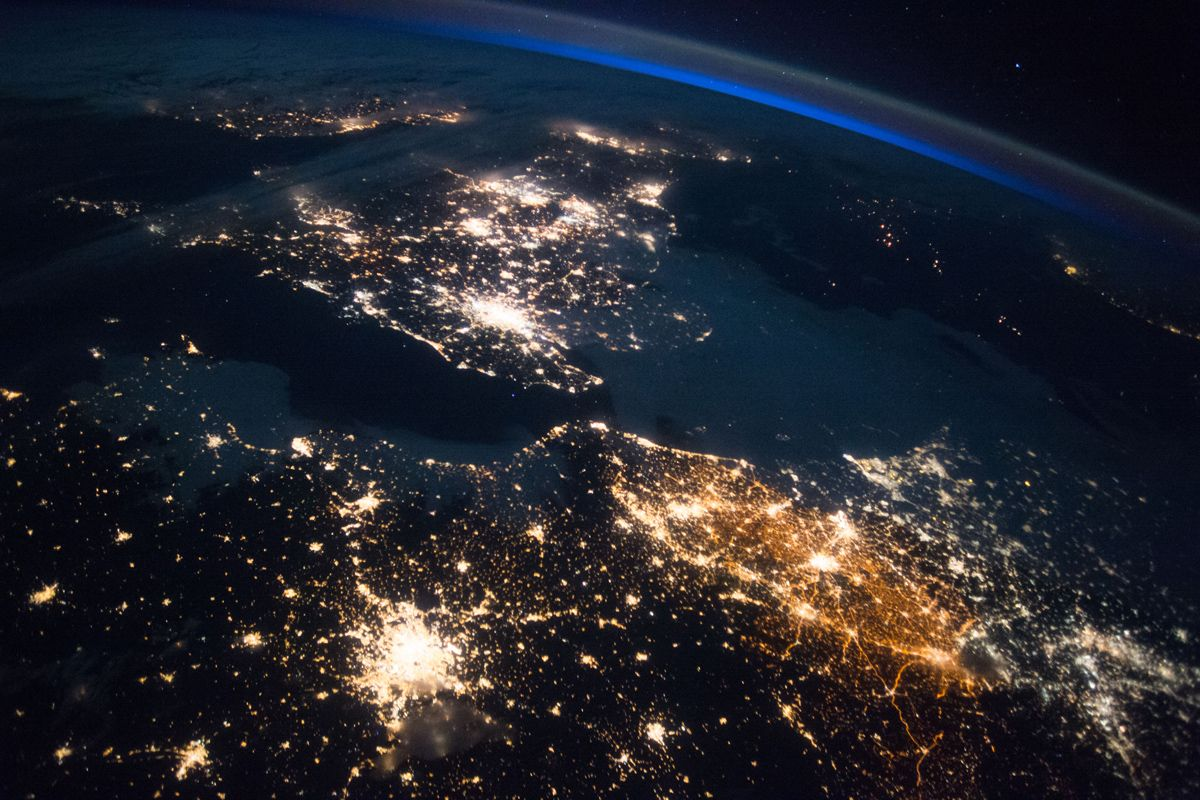
#> input picture data/earth-8.jpg, 1200 x 800 px
$ python main.py
#> lines starting #> are read from the running program, lines starting #| are printed output that depends on the picture; after the words box and inside, x2 and y2 are one past the last pixel; in counts of white or black regions, pixels touching at a corner belong together
### image_processor.py
import os
import cv2
import numpy as np

def find_horizon(path, threshold=cv2.THRESH_BINARY + cv2.THRESH_OTSU, denoise=True):
#> called with path = 'data/earth-8.jpg', threshold = 8, denoise = True
    img = cv2.imread(path)
#> img is the input picture: shape (800, 1200, 3); mean B, G, R 46.7, 38.8, 37.4
    if img is None:
        raise FileNotFoundError(f"Изображение не найдено: {path}")

    gray = cv2.cvtColor(img, cv2.COLOR_BGR2GRAY)
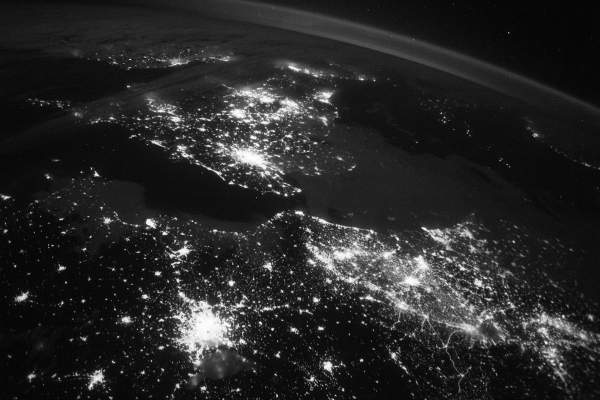
#> gray: shape (800, 1200) (shown at 1/2 size); min 0, max 255, mean 39.3

    if denoise:
        gray = cv2.medianBlur(gray, ksize=3)

    _, thresh = cv2.threshold(gray, 0, 255, threshold)
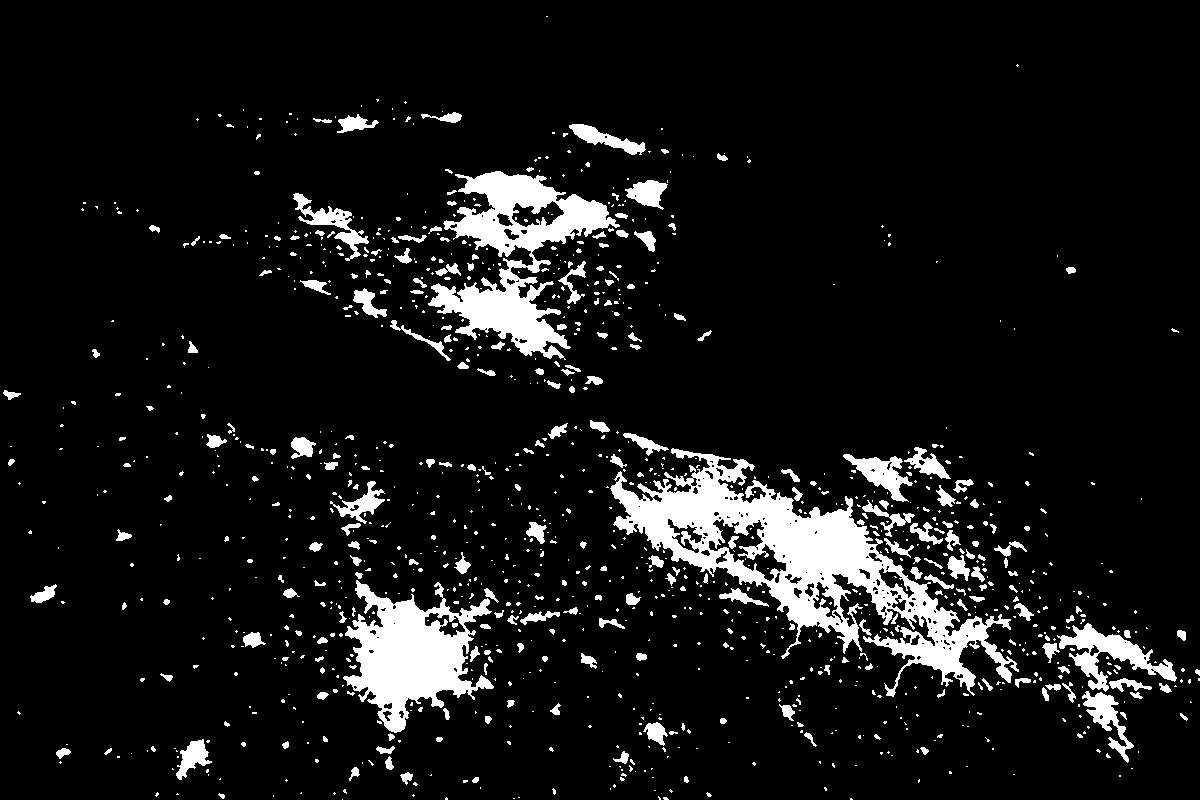
#> thresh: shape (800, 1200); 8.8% white; 1165 white regions (891 under 20 px), largest, box (x1, y1, x2, y2) and area: (610, 448, 1019, 697) 26456, (428, 171, 620, 360) 13074, (343, 580, 494, 733) 11094

    horizon_points = []
    for x in range(thresh.shape[1]):
        for y in range(thresh.shape[0]):
            if thresh[y, x] > 0:
                horizon_points.append([x, y])
                break

    horizon_points = np.array(horizon_points)

    output = cv2.cvtColor(img, cv2.COLOR_BGR2RGB)
    for point in horizon_points:
        x, y = point
        for dy in [-1, 0, 1]:
            y_draw = y + dy
            if 0 <= y_draw < output.shape[0] and 0 <= x < output.shape[1]:
                output[y_draw, x] = [0, 255, 0]
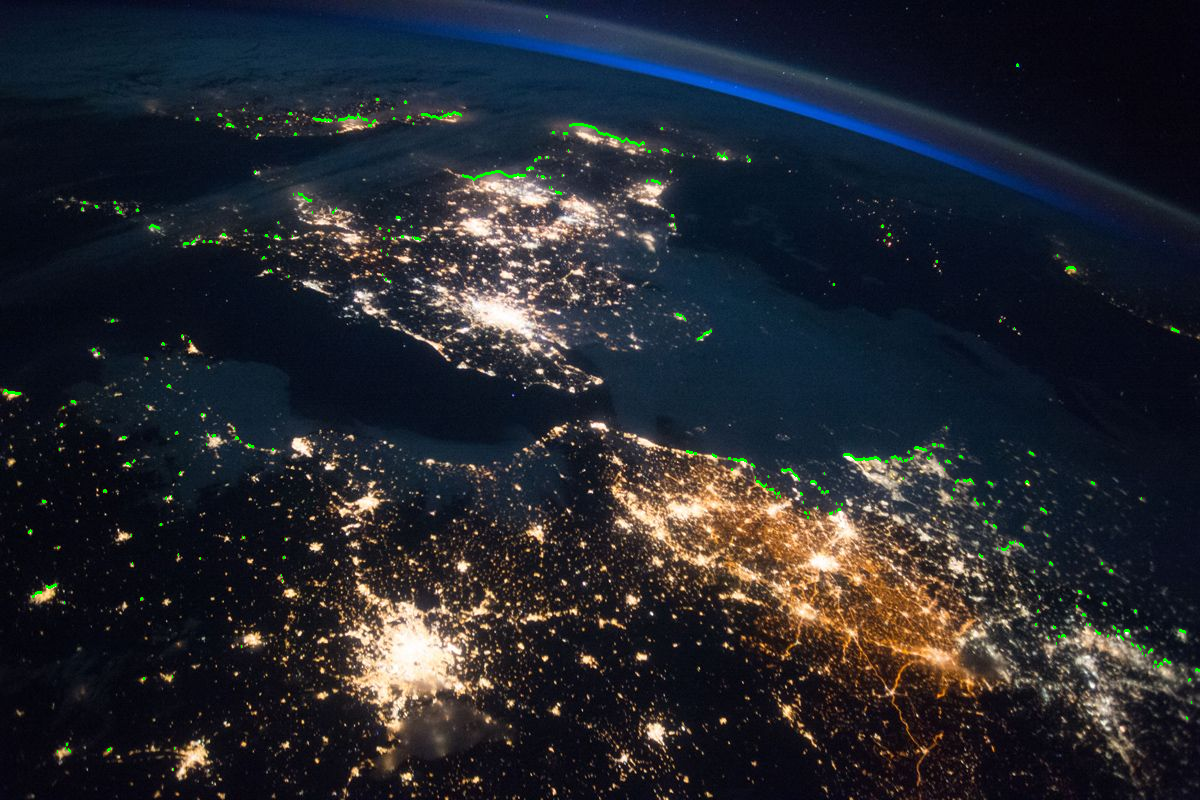
#> output: shape (800, 1200, 3); mean R, G, B 36.9, 39.3, 46.3

    return img, thresh, horizon_points, output

### math_fitten.py
import numpy as np

def fit_circle(data_points: np.array):
    x = data_points[:, 0]
    y = data_points[:, 1]

    X = np.column_stack([x, y, np.ones_like(x)])
    Y = -(x**2 + y**2)
    Z = np.linalg.inv(X.T @ X) @ X.T @ Y

    a, b, c = Z[0], Z[1], Z[2]
    cx = -a / 2
    cy = -b / 2
    r = np.sqrt(cx**2 + cy**2 - c)

    return cx, cy, r


### plots.py
import matplotlib.pyplot as plt
import cv2
import numpy as np

def visualize_horizon(img, thresh, horizon_points, output, circle_params=None):
    plt.figure(figsize=(12, 5))

    plt.subplot(1, 2, 1)
    plt.imshow(cv2.cvtColor(img, cv2.COLOR_BGR2RGB))
    plt.axis("off")
    plt.title("Оригинальное изображение")

    overlay = cv2.cvtColor(img, cv2.COLOR_BGR2RGB).copy()
    angle = 0.0

    if circle_params is not None:
        cx, cy, r = circle_params
        h, w = img.shape[:2]

        def y(x):
            dx = cx - x
            disc = r**2 - dx**2
            if disc < 0:
                return cy
            return cy - np.sqrt(disc)

        y1 = y(0)
        y2 = y(w - 1)

        angle = np.degrees(np.arctan2(y2 - y1, w - 1 - 0))

        def draw_thick_circle(canvas, cx, cy, r, color, thickness=3):
            theta = np.linspace(0, 2 * np.pi, 2000)
            x_circ = cx + r * np.cos(theta)
            y_circ = cy + r * np.sin(theta)
            for i in range(len(theta)):
                x = int(round(x_circ[i]))
                y = int(round(y_circ[i]))
                for dx in range(-thickness//2, thickness//2 + 1):
                    for dy in range(-thickness//2, thickness//2 + 1):
                        x_t = x + dx
                        y_t = y + dy
                        if 0 <= y_t < canvas.shape[0] and 0 <= x_t < canvas.shape[1]:
                            if canvas.ndim == 2:
                                canvas[y_t, x_t] = color
                            else:
                                canvas[y_t, x_t] = color

        draw_thick_circle(overlay, cx, cy, r, color=[0, 255, 0], thickness=3)

    plt.subplot(1, 2, 2)
    plt.imshow(overlay)
    plt.axis("off")
    plt.title(f"Аппроксимированная окружность\nУгол крена: {angle:.2f}")

    plt.tight_layout()
    plt.show()

### main.py
import os
import numpy as np

from image_processor import *
from plots import *
from math_fitten import fit_circle

cd = os.getcwd()
path_image = os.path.join(cd, 'data', 'earth-8.jpg')

img, thresh, horizon, output = find_horizon(path_image)
#> horizon = 1169 pairs, first value 3 to 1199, second value 16 to 769
fitted_circle = fit_circle(horizon)
#> in fit_circle, `x = data_points[:, 0]`: x = 1169 values from 3 to 1199
#> in fit_circle, `y = data_points[:, 1]`: y = 1169 values, max 769 at index 146, min 16 at index 518, mean 352
#> in fit_circle, `X = np.column_stack([x, y, np.ones_like(x)])`: X = 1169 rows, first 8: [3, 392, 1], [4, 390, 1], [5, 390, 1], [6, 390, 1], [7, 391, 1], [8, 392, 1], [9, 392, 1], [10, 392, 1]
#> in fit_circle, `Y = -(x**2 + y**2)`: Y = 1169 values, max -47693 at index 68, min -1924493 at index 1159, mean -646800.9
#> in fit_circle, `Z = np.linalg.inv(X.T @ X) @ X.T @ Y`: Z = [-1114.8, -1154.1, 440174]
#> in fit_circle, `a, b, c = Z[0], Z[1], Z[2]`: a = -1114.8; b = -1154.1; c = 440174
#> in fit_circle, `cx = -a / 2`: cx = 557.4
#> in fit_circle, `cy = -b / 2`: cy = 577.1
#> in fit_circle, `r = np.sqrt(cx**2 + cy**2 - c)`: r = 451.1
#> fitted_circle = (557.4, 577.1, 451.1)

visualize_horizon(img, thresh, horizon, output, circle_params=fitted_circle)
#> in visualize_horizon, `cx, cy, r = circle_params`: cx = 557.4; cy = 577.1; r = 451.1
#> in y, `dx = cx - x`: dx = 557.4
#> in y, `disc = r**2 - dx**2`: disc = -107186.8
#> in visualize_horizon, `y1 = y(0)`: y1 = 577.1
#> in visualize_horizon, `angle = np.degrees(np.arctan2(y2 - y1, w - 1 - 0))`: angle = 0
#> in draw_thick_circle, `x_circ = cx + r * np.cos(theta)`: x_circ = 2000 values, max 1008.5 at index 0, min 106.3 at index 999, mean 557.6
#> in draw_thick_circle, `y_circ = cy + r * np.sin(theta)`: y_circ = 2000 values, max 1028.2 at index 500, min 125.9 at index 1499, mean 577.1
#> the loop in draw_thick_circle, `for i in range(len(theta)):` made 2000 passes
#> (x, y) on passes 1 to 3: (1009, 577), (1009, 578), (1009, 580)
#> in visualize_horizon, `plt.show()`:
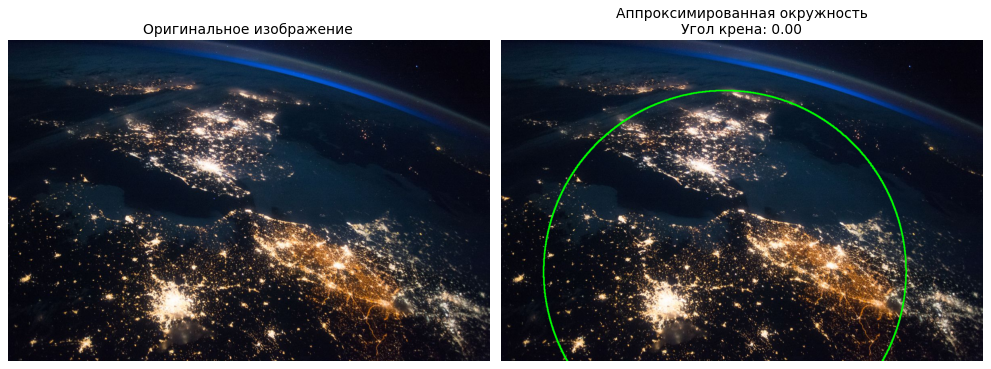
#> figure drawn by matplotlib, 2 panels

$ run again, with data/earth-10.jpg copied over data/earth-8.jpg
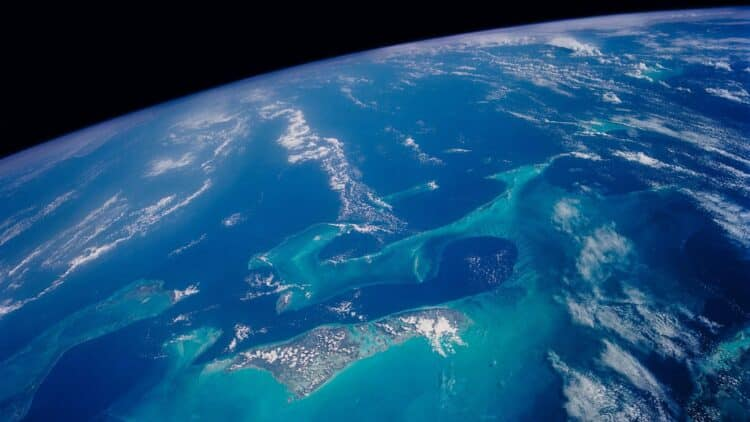
#> input picture data/earth-10.jpg, 750 x 422 px
#> in find_horizon, img is the input picture: shape (422, 750, 3); mean B, G, R 122.5, 81.4, 27.2
#> thresh: shape (422, 750); 56.7% white; 119 black regions (88 under 20 px), largest, box (x1, y1, x2, y2) and area: (0, 0, 750, 160) 46383, (503, 129, 750, 422) 38933, (0, 235, 519, 422) 34372
#> after the loop in find_horizon, `for point in horizon_points:`:
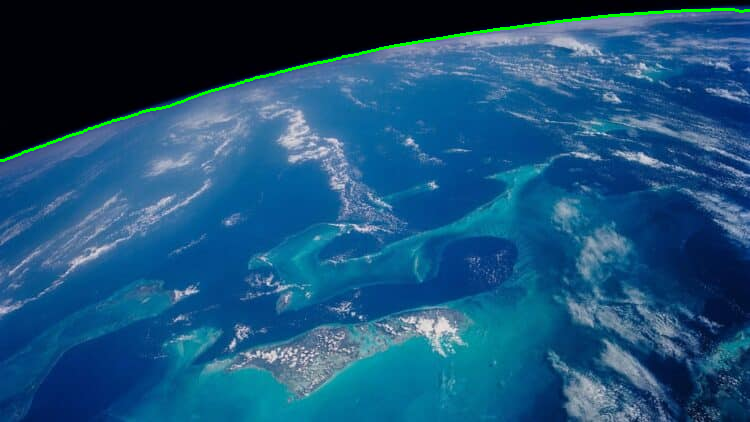
#> output: shape (422, 750, 3); mean R, G, B 26.8, 82.7, 121.6
#> horizon = 750 pairs, first value 0 to 749, second value 9 to 160
#> in fit_circle, `x = data_points[:, 0]`: x = 750 values from 0 to 749
#> in fit_circle, `y = data_points[:, 1]`: y = 750 values, max 160 at index 0, min 9 at index 711, mean 61.84
#> X = 750 rows, first 8: [0, 160, 1], [1, 160, 1], [2, 160, 1], [3, 160, 1], [4, 160, 1], [5, 159, 1], [6, 159, 1], [7, 158, 1]
#> Y = 750 values, max -22658 at index 47, min -561101 at index 749, mean -193024.8
#> Z = [-1598.8, -4292.2, 671181.2]
#> a = -1598.8; b = -4292.2; c = 671181.2
#> in fit_circle, `cx = -a / 2`: cx = 799.4
#> in fit_circle, `cy = -b / 2`: cy = 2146.1
#> in fit_circle, `r = np.sqrt(cx**2 + cy**2 - c)`: r = 2138.6
#> fitted_circle = (799.4, 2146.1, 2138.6)
#> in visualize_horizon, `cx, cy, r = circle_params`: cx = 799.4; cy = 2146.1; r = 2138.6
#> dx = 799.4
#> disc = 3934666.9
#> y1 = 162.5
#> y2 = 8.09
#> angle = -11.65
#> x_circ = 2000 values, max 2938 at index 0, min -1339.2 at index 999, mean 800.5
#> y_circ = 2000 values, max 4284.7 at index 500, min 7.5 at index 1499, mean 2146.1
#> the loop in draw_thick_circle, `for i in range(len(theta)):` made 2000 passes
#> (x, y) on passes 1 to 3: (2938, 2146), (2938, 2153), (2938, 2160)
#> in visualize_horizon, `plt.show()`:
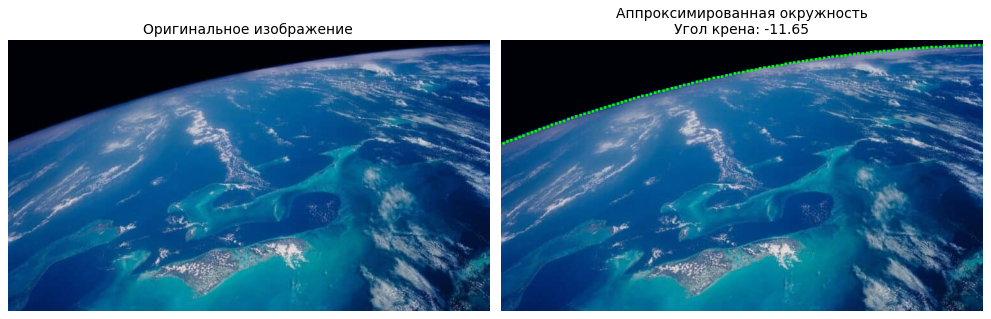
#> figure drawn by matplotlib, 2 panels

$ run again, with data/earth-3.jpg copied over data/earth-8.jpg
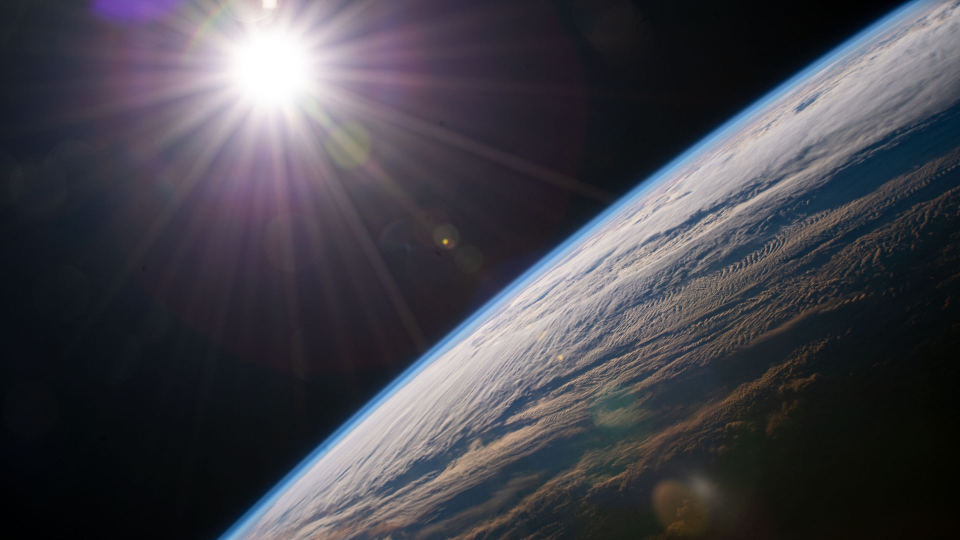
#> input picture data/earth-3.jpg, 1920 x 1080 px (shown at 1/2 size)
#> in find_horizon, img is the input picture: shape (1080, 1920, 3); mean B, G, R 74.4, 67.1, 67.8
#> thresh: shape (1080, 1920); 26.3% white; 331 white regions (245 under 20 px), largest, box (x1, y1, x2, y2) and area: (446, 0, 1920, 1080) 340040, (234, 0, 835, 443) 194278, (1376, 453, 1496, 552) 1390
#> after the loop in find_horizon, `for point in horizon_points:`:
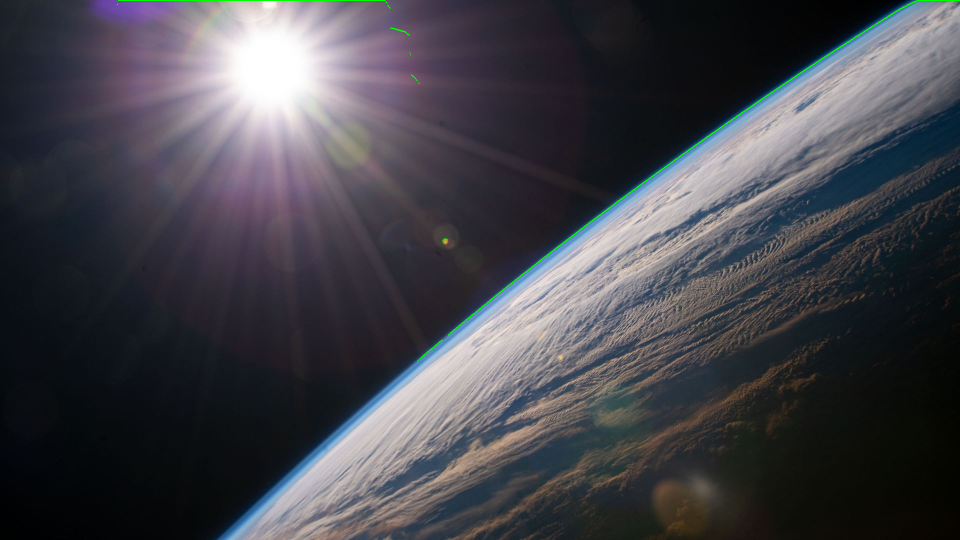
#> output: shape (1080, 1920, 3) (shown at 1/2 size); mean R, G, B 67.6, 67.4, 74.1
#> horizon = 1686 pairs, first value 234 to 1919, second value 0 to 721
#> in fit_circle, `x = data_points[:, 0]`: x = 1686 values from 234 to 1919
#> in fit_circle, `y = data_points[:, 1]`: y = 1686 values, max 721 at index 601, min 0 at index 2, mean 202.3
#> X = 1686 rows, first 8: [234, 9, 1], [235, 8, 1], [236, 0, 1], [237, 0, 1], [238, 0, 1], [239, 0, 1], [240, 0, 1], [241, 0, 1]
#> Y = 1686 values, max -54837 at index 0, min -3682561 at index 1685, mean -1488217.7
#> Z = [-2160.1, 116.5, 813618.3]
#> a = -2160.1; b = 116.5; c = 813618.3
#> in fit_circle, `cx = -a / 2`: cx = 1080.1
#> in fit_circle, `cy = -b / 2`: cy = -58.23
#> in fit_circle, `r = np.sqrt(cx**2 + cy**2 - c)`: r = 596.9
#> fitted_circle = (1080.1, -58.23, 596.9)
#> in visualize_horizon, `cx, cy, r = circle_params`: cx = 1080.1; cy = -58.23; r = 596.9
#> dx = 1080.1
#> disc = -810227.5
#> y1 = -58.23
#> angle = 0
#> x_circ = 2000 values, max 1677 at index 0, min 483.1 at index 999, mean 1080.4
#> y_circ = 2000 values, max 538.7 at index 500, min -655.2 at index 1499, mean -58.23
#> the loop in draw_thick_circle, `for i in range(len(theta)):` made 2000 passes
#> (x, y) on passes 1 to 3: (1677, -58), (1677, -56), (1677, -54)
#> in visualize_horizon, `plt.show()`:
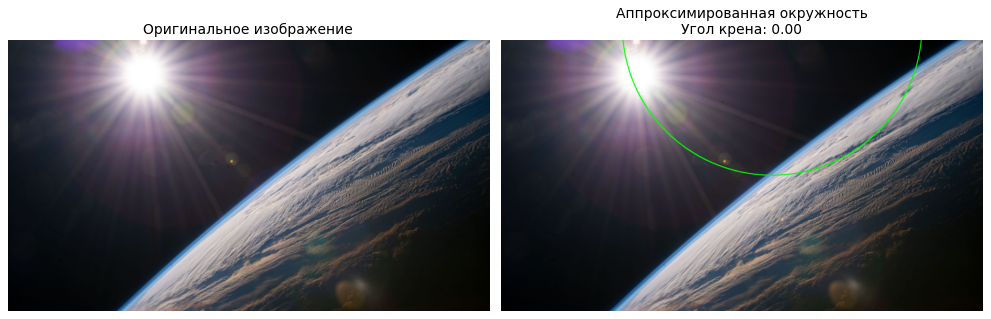
#> figure drawn by matplotlib, 2 panels
